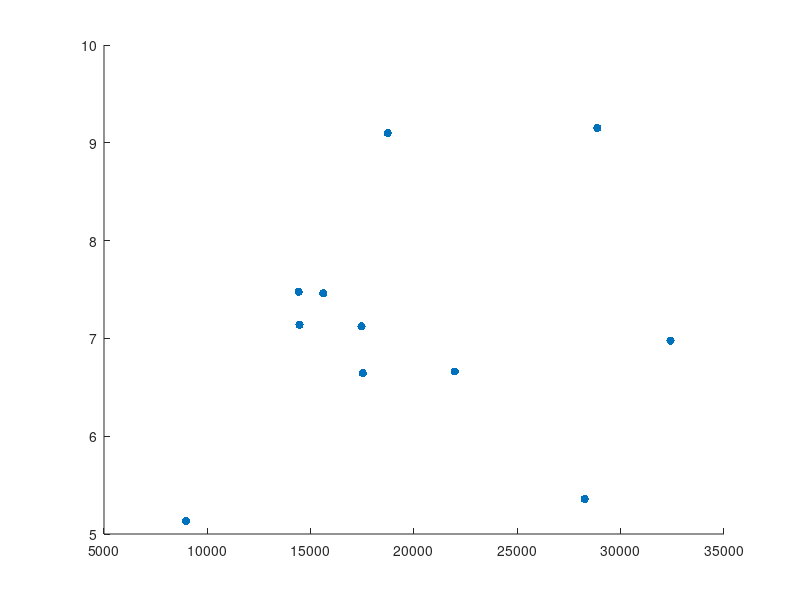

Recreate this plot in MATLAB. (Note: this script raises an error after producing the figure.)
figure

tempi = [17523.1496 14461.7429 17464.4130 21973.3098 18728.5707 28868.3598 15603.0824 14421.7183 32409.9559 8964.9024 28259.7957];
vv = [6.6450 7.1386 7.1222 6.6614 9.0993 9.1511 7.4603 7.4767 6.9762 5.1306 5.3574];

s = scatter(tempi,vv,"filled");

s(2).MarkerFaceColor = [0.7 0 1];